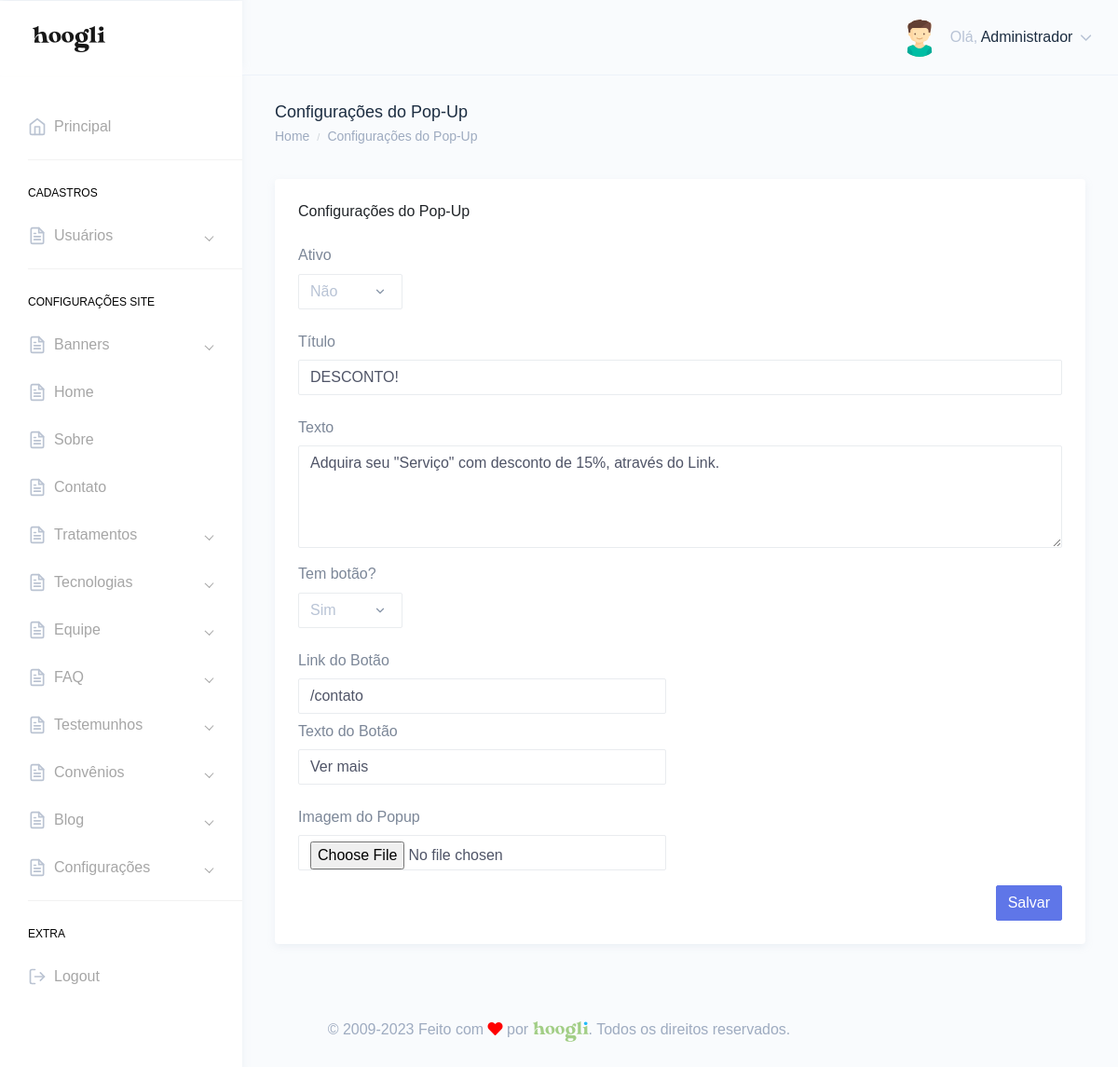
Page /painel/configuracoes-popup.php (signed in) on the committed database.
### tables this page shows
CREATE TABLE `tbl_usuarios` (
  `id` int NOT NULL,
  `nome` varchar(250) DEFAULT NULL,
  `email` varchar(250) DEFAULT NULL,
  `telefone` varchar(250) DEFAULT NULL,
  `endereco` varchar(250) DEFAULT NULL,
  `cpf` varchar(100) DEFAULT NULL,
  `login` varchar(100) DEFAULT NULL,
  `senha` varchar(100) DEFAULT NULL,
  `foto` varchar(250) DEFAULT NULL,
  `id_cargo` int DEFAULT NULL,
  `sexo` varchar(2) DEFAULT NULL,
  `perm_cad_usuario` varchar(2) DEFAULT NULL,
  `perm_relatorio` varchar(2) DEFAULT NULL,
  `perm_add_usuario` varchar(2) DEFAULT NULL,
  `perm_edit_usuario` varchar(2) DEFAULT NULL,
  `perm_del_usuario` varchar(2) DEFAULT NULL,
  `perm_cad_contato` varchar(2) DEFAULT NULL,
  `perm_edit_contato` varchar(2) DEFAULT NULL,
  `perm_del_contato` varchar(2) DEFAULT NULL,
  `perm_edit_contato_nf` varchar(3) DEFAULT NULL,
  `perm_pag_principal_rm` varchar(2) DEFAULT NULL,
  `perm_pag_principal_uc` varchar(2) DEFAULT NULL,
  `admin_geral` varchar(2) DEFAULT NULL,
  `data_frase` date DEFAULT NULL,
  `id_frase` int DEFAULT NULL,
  `frase_lida` varchar(2) DEFAULT NULL
);

CREATE TABLE `tbl_config` (
  `id` int NOT NULL,
  `id_campanha` int DEFAULT NULL,
  `favicon` varchar(250) DEFAULT NULL,
  `facebook` varchar(250) DEFAULT NULL,
  `twitter` varchar(250) DEFAULT NULL,
  `instagram` varchar(250) DEFAULT NULL,
  `youtube` varchar(250) DEFAULT NULL,
  `linkedln` varchar(250) DEFAULT NULL,
  `pinterest` varchar(255) DEFAULT NULL,
  `nome_empresa` varchar(250) DEFAULT NULL,
  `endereco` varchar(250) DEFAULT NULL,
  `telefone1` varchar(40) DEFAULT NULL,
  `telefone2` varchar(40) DEFAULT NULL,
  `email1` varchar(250) DEFAULT NULL,
  `email2` varchar(250) DEFAULT NULL,
  `cep_loja` varchar(20) DEFAULT NULL,
  `merchant_id_cielo` varchar(250) DEFAULT NULL,
  `merchant_key_cielo` varchar(250) DEFAULT NULL,
  `telefone_flutuante` varchar(30) DEFAULT NULL,
  `whatsapp_flutuante` varchar(30) DEFAULT NULL,
  `logo_principal` varchar(250) DEFAULT NULL,
  `logo_rodape` varchar(250) DEFAULT NULL,
  `logo_mobile` varchar(250) DEFAULT NULL,
  `link_fonte_titulo` text,
  `font_family_titulo` varchar(200) DEFAULT NULL,
  `font_weight_titulo` varchar(20) DEFAULT NULL,
  `link_fonte_texto_apoio` text,
  `font_family_texto_apoio` varchar(200) DEFAULT NULL,
  `font_weight_texto_apoio` varchar(20) DEFAULT NULL,
  `cor_primaria` varchar(20) DEFAULT NULL,
  `cor_secundaria` varchar(20) DEFAULT NULL,
  `cor_titulo` varchar(20) DEFAULT NULL,
  `cor_background` varchar(20) DEFAULT NULL,
  `cor_botao` varchar(20) DEFAULT NULL,
  `cor_botao_hover` varchar(20) DEFAULT NULL,
  `email_recebimento` varchar(250) DEFAULT NULL,
  `cor_menu` varchar(20) DEFAULT NULL,
  `tag_header` text,
  `tag_body` text,
  `popup_ativo` enum('Sim','Não') DEFAULT 'Não',
  `popup_titulo` varchar(205) DEFAULT NULL,
  `popup_texto` text,
  `popup_temBotao` enum('Sim','Não') DEFAULT 'Não',
  `popup_textoBotao` varchar(205) DEFAULT NULL,
  `popup_linkBotao` varchar(255) DEFAULT NULL,
  `popup_imagem` varchar(255) DEFAULT NULL,
  `hora_atendimento` varchar(250) DEFAULT NULL,
  `sobre_footer` text,
  `endereco2` varchar(200) NOT NULL
);

### Connection/con-pdo.php (called while the page is built, shortened)
<?php
$conInstanciada = '';
if(empty($conInstanciada)) {
	class Conexao {
		private static $pdo;
		public static function getInstance() {
		if (!isset(self::$pdo)) {
		 try {
		  $opcoes = array(PDO::MYSQL_ATTR_INIT_COMMAND => 'SET NAMES utf8', PDO::ATTR_PERSISTENT => TRUE);
		  self::$pdo = new PDO("mysql:host=" . HOST . "; dbname=" . DBNAME . "; charset=" . CHARSET . ";", USER, PASSWORD, $opcoes);
		  self::$pdo->setAttribute(PDO::ATTR_ERRMODE, PDO::ERRMODE_EXCEPTION);
		 } catch (PDOException $e) {
		  print "Erro: " . $e->getMessage();
		 }
		}
		return self::$pdo;
		}
	}
}

### Class/acesso.class.php (called while the page is built, shortened)
<?php
$AcessoInstanciada = '';
if(empty($AcessoInstanciada)) {
	if(file_exists('Connection/conexao.php')) {
		require_once('Connection/con-pdo.php');
		require_once('Class/funcoes.php');
	} else {
		require_once('../Connection/con-pdo.php');
		require_once('../Class/funcoes.php');
	}
	class Acesso {
		private $pdo = null;
		private static $Acesso = null;
		private function __construct($conexao){
			$this->pdo = $conexao;
		}
		public static function getInstance($conexao){
			if (!isset(self::$Acesso)):
				self::$Acesso = new Acesso($conexao);
			endif;
			return self::$Acesso;
		}
		function rsDados($id='', $idCargo='', $orderBy='', $limite='') {
			$sqlLimite = '';
			$sqlOrdem = '';
			$sql = '';
			$nCampos = 0;
			if(!empty($id)) {
				$sql .= " and id = ?";
				$nCampos++;
				$campo[$nCampos] = $id;
			}
			try{
				$sql = "SELECT * FROM tbl_usuarios where 1=1 $sql $sqlOrdem $sqlLimite";
				$stm = $this->pdo->prepare($sql);
				for($i=1; $i<=$nCampos; $i++) {
					$stm->bindValue($i, $campo[$i]);
				}
				$stm->execute();
				$rsDados = $stm->fetchAll(PDO::FETCH_OBJ);
				if($id <> '' or $limite == 1) {
					return($rsDados[0]);
				} else {
					return($rsDados);
				}
			} catch(PDOException $erro){
				echo $erro->getMessage();
			}
		}
	}
}

### painel/verifica.php (called while the page is built, shortened)
<?php
include "../Class/acesso.class.php";
$verificaRestrito = Acesso::getInstance(Conexao::getInstance());
include "../Class/config.class.php";
$infoSistema = ConfigSistema::getInstance(Conexao::getInstance())->rsDados();
$verificaRestrito->restritoAdmin();
$dadosUsuarioLogado = $verificaRestrito->rsDados($_SESSION['dadosLogado']->id);
?>

### Class/funcoes.php (called while the page is built, shortened)
<?php
  function icone_genero($genero) {
    switch ($genero) {
      case "M": return "assets/images/avatars/boy.svg"; break;
    }
  }
?>

### Class/config.class.php (called while the page is built, shortened)
<?php
$ConfigSistemaInstanciada = '';
if(empty($ConfigSistemaInstanciada)) {
	if(file_exists('Connection/conexao.php')) {
		require_once('Connection/con-pdo.php');
		require_once('Class/funcoes.php');
	} else {
		require_once('../Connection/con-pdo.php');
		require_once('../Class/funcoes.php');
	}
	class ConfigSistema {
		private $pdo = null;
		private static $ConfigSistema = null;
		private function __construct($conexao){
			$this->pdo = $conexao;
		}
		public static function getInstance($conexao){
			if (!isset(self::$ConfigSistema)):
				self::$ConfigSistema = new ConfigSistema($conexao);
			endif;
			return self::$ConfigSistema;
		}
		function rsDados() {
			try{
				$sql = "SELECT * FROM tbl_config ";
				$stm = $this->pdo->prepare($sql);
				$stm->execute();
				$rsDados = $stm->fetchAll(PDO::FETCH_OBJ);
				$this->popup_ativo = $rsDados[0]->popup_ativo;
				$this->popup_titulo = $rsDados[0]->popup_titulo;
				$this->popup_texto = $rsDados[0]->popup_texto;
				$this->popup_temBotao = $rsDados[0]->popup_temBotao;
				$this->popup_textoBotao = $rsDados[0]->popup_textoBotao;
				$this->popup_linkBotao = $rsDados[0]->popup_linkBotao;
			} catch(PDOException $erro){
				echo $erro->getLine();
			}
			return($this);
		}
	}
}

### painel/configuracoes-popup.php (the view, shortened to what this page needs)
<?php
    include "verifica.php";
    $infoSistema->editarPopup();
    $editaConfig = $infoSistema->rsDados(1);
?>
<!DOCTYPE html>
<html dir="ltr" lang="pt-br">
<head>
    <link href="dist/css/style.min.css" rel="stylesheet">
</head>
<body>
    <div id="main-wrapper" data-theme="light" data-layout="vertical" data-navbarbg="skin6" data-sidebartype="full"
        data-sidebar-position="fixed" data-header-position="fixed" data-boxed-layout="full">
        <?php include "header.php";?>
        <?php include "inc-menu-lateral.php";?>
        <div class="page-wrapper">
            <div class="page-breadcrumb">
                <div class="row">
                    <div class="col-7 align-self-center">
                        <h4 class="page-title text-truncate text-dark font-weight-medium mb-1">Configurações do Pop-Up
                        </h4>
                        <div class="d-flex align-items-center">
                            <nav aria-label="breadcrumb">
                                <ol class="breadcrumb m-0 p-0">
                                    <li class="breadcrumb-item"><a href="." class="text-muted">Home</a></li>
                                    <li class="breadcrumb-item text-muted active" aria-current="page"><a
                                            href="configuracoes.php" class="text-muted">Configurações do Pop-Up</a></li>
                                </ol>
                            </nav>
                        </div>
                    </div>
                </div>
            </div>
            <div class="container-fluid">
                <div class="row">
                    <div class="col-12">
                        <div class="card">
                            <div class="card-body">
                                <form method="POST" enctype="multipart/form-data">
                                    <div class="form-body">
                                        <div class="form-group row">
                                            <div class="col-md-12">
                                                <h5 class="card-title">Configurações do Pop-Up</h5>
                                            </div>
                                        </div>
                                        <div class="form-group row">
                                            <div class="col-md-2">
                                                <label class="mr-sm-2" for="inlineFormCustomSelect">Ativo</label>
                                                <select class="custom-select mr-sm-2" name="popup_ativo"
                                                    id="inlineFormCustomSelect">
                                                    <option value="Não" <?php if(isset($editaConfig->popup_temBotao) && $editaConfig->popup_ativo == 'Não') { echo 'selected';}?>>Não</option>
                                                </select>
                                            </div>
                                        </div>
                                        <div class="form-group row">
                                            <div class="col-md-12 col-sm-12">
                                                <label class="col-form-label">Título</label>
                                                <input class="form-control" type="text" name="popup_titulo"
                                                    value="<?php if(isset($editaConfig->popup_titulo) && !empty($editaConfig->popup_titulo)){ echo $editaConfig->popup_titulo;}?>" />
                                            </div>
                                        </div>
                                        <div class="form-group row">
                                            <div class="col-md-12 col-sm-12">
                                                <label class="col-form-label">Texto</label>
                                                <textarea name="popup_texto" class="form-control" id="" cols="30"
                                                    rows="4"><?php if(isset($editaConfig->popup_texto) && !empty($editaConfig->popup_texto)){ echo $editaConfig->popup_texto;}?></textarea>
                                            </div>
                                        </div>
                                        <div class="form-group row">
                                            <div class="col-md-2">
                                                <label class="mr-sm-2" for="inlineFormCustomSelect">Tem botão?</label>
                                                <select class="custom-select mr-sm-2" name="popup_temBotao"
                                                    id="inlineFormCustomSelect" onchange="temBotao(this.value)">
                                                    <option value="Sim" <?php if(isset($editaConfig->popup_temBotao) && $editaConfig->popup_temBotao == 'Sim') { echo 'selected';}?>>Sim</option>
                                                </select>
                                            </div>
                                        </div>
                                        <div class="form-group row" id="opcoesBotao" <?php if(isset($editaConfig->popup_temBotao) && $editaConfig->popup_temBotao == 'Sim'){ echo 'style="display:block"'; } else { echo 'style="display:none"'; }?>>
                                            <div class="col-md-6 col-sm-12">
                                                <label class="col-form-label">Link do Botão</label>
                                                <input class="form-control" type="text" name="popup_linkBotao"
                                                    value="<?php if(isset($editaConfig->popup_linkBotao) && !empty($editaConfig->popup_linkBotao)){ echo $editaConfig->popup_linkBotao;}?>" />
                                            </div>
                                            <div class="col-md-6 col-sm-12">
                                                <label class="col-form-label">Texto do Botão</label>
                                                <input class="form-control" type="text" name="popup_textoBotao"
                                                    value="<?php if(isset($editaConfig->popup_textoBotao) && !empty($editaConfig->popup_textoBotao)){ echo $editaConfig->popup_textoBotao;}?>" />
                                            </div>
                                        </div>
                                        <div class="form-group row">
                                            <div class="col-md-6 col-sm-12">
                                                <label class="col-form-label">Imagem do Popup</label>
                                                <input class="form-control" type="file" name="popup_imagem" />
                                            </div>
                                            <div class="col-md-6 col-sm-12">
                                            </div>
                                        </div>
                                        <div class="form-actions">
                                            <div class="text-right">
                                                <button type="submit" class="btn btn-info">Salvar</button>
                                            </div>
                                        </div>
                                    </div>
                                </form>
                            </div>
                        </div>
                    </div>
                </div>
            </div>
        </div>
    </div>
    <?php include "footer.php";?>
</body>
</html>

### painel/header.php (shortened to what this page needs)
<header class="topbar" data-navbarbg="skin6">
            <nav class="navbar top-navbar navbar-expand-md">
                <div class="navbar-header" data-logobg="skin6">
                    <div class="navbar-brand">
                        <a href=".">
                            <span class="logo-text">
                                <img src="assets/images/hoogli_logo.png" alt="homepage" class="dark-logo" />
                            </span>
                        </a>
                    </div>
                </div>
                <div class="navbar-collapse collapse" id="navbarSupportedContent">
                    <ul class="navbar-nav float-right">
                        <li class="nav-item dropdown">
                            <a class="nav-link dropdown-toggle" href="javascript:void(0)" data-toggle="dropdown"
                                aria-haspopup="true" aria-expanded="false">
                                <?php if(!empty($dadosUsuarioLogado->foto)){?>
                                <img src="../img/<?php echo $dadosUsuarioLogado->foto;?>" alt="<?php echo $dadosUsuarioLogado->nome;?>" class="rounded-circle" width="40">
                                <?php }else{?>
                                <img src="<?php echo icone_genero($dadosUsuarioLogado->sexo);?>" alt="<?php echo $dadosUsuarioLogado->nome;?>" class="rounded-circle" width="40">
                                <?php }?>
                                <span class="ml-2 d-none d-lg-inline-block"><span>Olá,</span> <span
                                        class="text-dark"><?php echo $dadosUsuarioLogado->nome;?></span> <i data-feather="chevron-down"
                                        class="svg-icon"></i></span>
                            </a>
                        </li>
                    </ul>
                </div>
            </nav>
        </header>

### rows in the picture
tbl_usuarios: nome "Administrador"
tbl_config: popup_ativo "Não", popup_titulo "DESCONTO!", popup_texto "Adquira seu \"Serviço\" com desconto de 15%, através do Link.", popup_temBotao "Sim", popup_linkBotao "/contato", popup_textoBotao "Ver mais"
